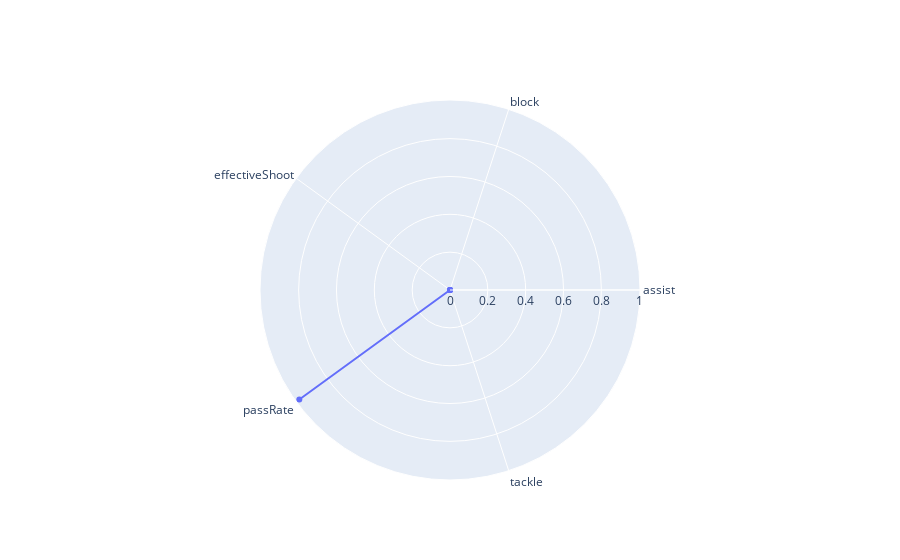

The code cell stored with this chart in its notebook:
### Code cell
data = [go.Scatterpolar(
    r = [test_gk['assist'].values[0],test_gk['block'].values[0], test_gk['effectiveShoot'].values[0],
         test_gk['passRate'].values[0],test_gk['tackle'].values[0]],
    
    theta = ['assist', 'block', 'effectiveShoot', 'passRate', 'tackle'],

    fill = 'toself')]


fig = go.Figure(data = data)
fig.update_layout(
  polar=dict(
    radialaxis=dict(
      visible=True
    ),
  ),
  showlegend=False
)

fig.show()

### Figure 1 — Plotly figure (JSON) as saved in the notebook; plotly's stock layout.template omitted (floating-point values rounded to 4 significant figures)
{"data": [{"fill": "toself", "r": [0, 0, 0, 0.9844, 0], "theta": ["assist", "block", "effectiveShoot", "passRate", "tackle"], "type": "scatterpolar"}], "layout": {"polar": {"radialaxis": {"visible": true}}, "showlegend": false}}
